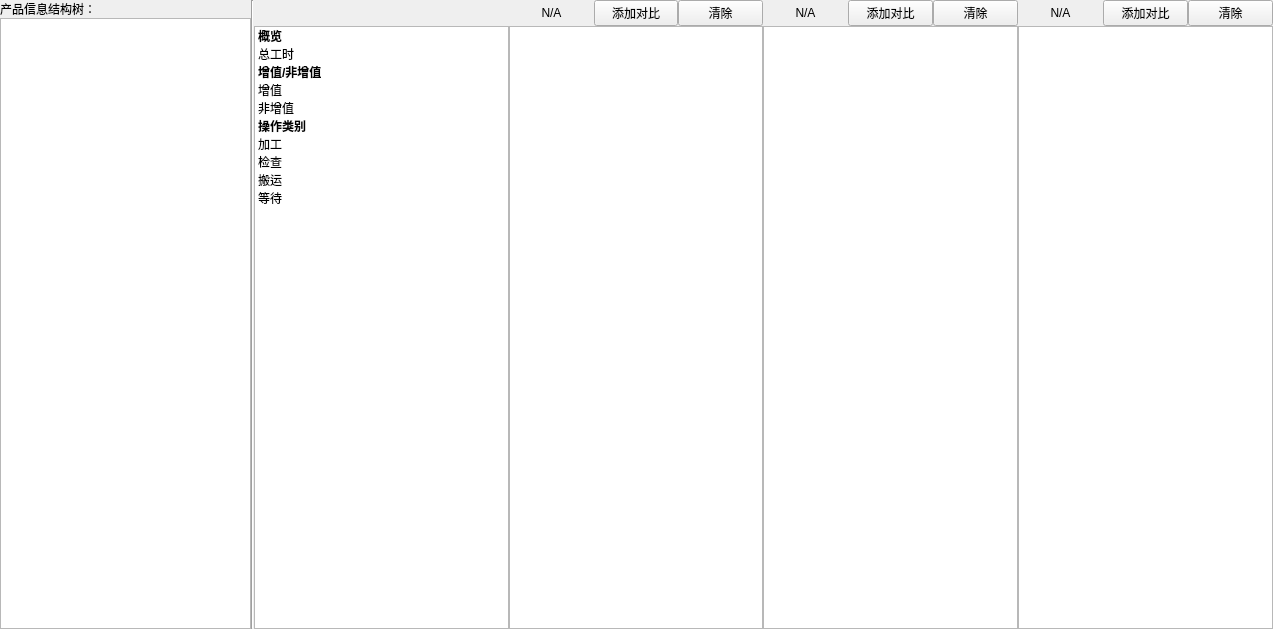
<?xml version="1.0" encoding="UTF-8"?>
<ui version="4.0">
 <class>PwhContrast</class>
 <widget class="QWidget" name="PwhContrast">
  <property name="geometry">
   <rect>
    <x>0</x>
    <y>0</y>
    <width>1273</width>
    <height>629</height>
   </rect>
  </property>
  <property name="windowTitle">
   <string>Form</string>
  </property>
  <layout class="QHBoxLayout" name="horizontalLayout_4">
   <property name="spacing">
    <number>0</number>
   </property>
   <property name="leftMargin">
    <number>0</number>
   </property>
   <property name="topMargin">
    <number>0</number>
   </property>
   <property name="rightMargin">
    <number>0</number>
   </property>
   <property name="bottomMargin">
    <number>0</number>
   </property>
   <item>
    <layout class="QVBoxLayout" name="verticalLayout">
     <item>
      <widget class="QLabel" name="label">
       <property name="text">
        <string>产品信息结构树：</string>
       </property>
      </widget>
     </item>
     <item>
      <widget class="QTreeView" name="treeView"/>
     </item>
    </layout>
   </item>
   <item>
    <widget class="Line" name="line">
     <property name="orientation">
      <enum>Qt::Vertical</enum>
     </property>
    </widget>
   </item>
   <item>
    <layout class="QGridLayout" name="gridLayout">
     <item row="0" column="1">
      <layout class="QHBoxLayout" name="horizontalLayout">
       <item>
        <widget class="QLabel" name="label_2">
         <property name="text">
          <string>N/A</string>
         </property>
         <property name="alignment">
          <set>Qt::AlignCenter</set>
         </property>
        </widget>
       </item>
       <item>
        <widget class="QPushButton" name="add">
         <property name="text">
          <string>添加对比</string>
         </property>
        </widget>
       </item>
       <item>
        <widget class="QPushButton" name="pushButton_2">
         <property name="text">
          <string>清除</string>
         </property>
        </widget>
       </item>
      </layout>
     </item>
     <item row="0" column="2">
      <layout class="QHBoxLayout" name="horizontalLayout_2">
       <item>
        <widget class="QLabel" name="label_3">
         <property name="text">
          <string>N/A</string>
         </property>
         <property name="alignment">
          <set>Qt::AlignCenter</set>
         </property>
        </widget>
       </item>
       <item>
        <widget class="QPushButton" name="add_2">
         <property name="text">
          <string>添加对比</string>
         </property>
        </widget>
       </item>
       <item>
        <widget class="QPushButton" name="pushButton_4">
         <property name="text">
          <string>清除</string>
         </property>
        </widget>
       </item>
      </layout>
     </item>
     <item row="0" column="3">
      <layout class="QHBoxLayout" name="horizontalLayout_3">
       <item>
        <widget class="QLabel" name="label_4">
         <property name="text">
          <string>N/A</string>
         </property>
         <property name="alignment">
          <set>Qt::AlignCenter</set>
         </property>
        </widget>
       </item>
       <item>
        <widget class="QPushButton" name="add_3">
         <property name="text">
          <string>添加对比</string>
         </property>
        </widget>
       </item>
       <item>
        <widget class="QPushButton" name="pushButton_6">
         <property name="text">
          <string>清除</string>
         </property>
        </widget>
       </item>
      </layout>
     </item>
     <item row="1" column="0">
      <widget class="QListWidget" name="listWidget">
       <item>
        <property name="text">
         <string>概览</string>
        </property>
        <property name="font">
         <font>
          <weight>75</weight>
          <bold>true</bold>
         </font>
        </property>
       </item>
       <item>
        <property name="text">
         <string>总工时</string>
        </property>
       </item>
       <item>
        <property name="text">
         <string>增值/非增值</string>
        </property>
        <property name="font">
         <font>
          <weight>75</weight>
          <bold>true</bold>
         </font>
        </property>
       </item>
       <item>
        <property name="text">
         <string>增值</string>
        </property>
       </item>
       <item>
        <property name="text">
         <string>非增值</string>
        </property>
       </item>
       <item>
        <property name="text">
         <string>操作类别</string>
        </property>
        <property name="font">
         <font>
          <weight>75</weight>
          <bold>true</bold>
         </font>
        </property>
       </item>
       <item>
        <property name="text">
         <string>加工</string>
        </property>
       </item>
       <item>
        <property name="text">
         <string>检查</string>
        </property>
       </item>
       <item>
        <property name="text">
         <string>搬运</string>
        </property>
       </item>
       <item>
        <property name="text">
         <string>等待</string>
        </property>
       </item>
      </widget>
     </item>
     <item row="1" column="1">
      <widget class="QTableWidget" name="table_master"/>
     </item>
     <item row="1" column="2">
      <widget class="QTableWidget" name="table_slave2"/>
     </item>
     <item row="1" column="3">
      <widget class="QTableWidget" name="table_slave1"/>
     </item>
    </layout>
   </item>
  </layout>
 </widget>
 <resources/>
 <connections/>
</ui>
